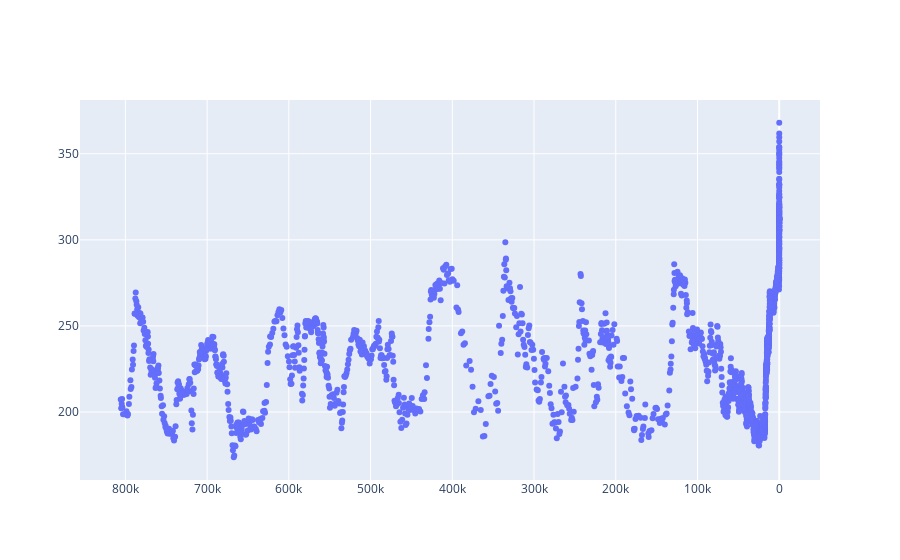

The cell this chart's notebook holds for it:
### Code cell
import plotly.graph_objects as go
fig = go.Figure(data=go.Scatter(x=antarctica2015co2['Gasage (yr BP)'], y=antarctica2015co2['CO2 (ppmv)'], mode='markers'))
fig['layout']['xaxis']['autorange'] = "reversed"
fig.show()

### Figure 1 — Plotly figure (JSON) as saved in the notebook; plotly's stock layout.template omitted (floating-point values rounded to 4 significant figures; data arrays with more than 128 entries replaced by an {"elided": "..."} marker saying what was removed)
{"data": [{"mode": "markers", "type": "scatter", "x": {"elided": "1901 float values"}, "y": {"elided": "1901 float values"}}], "layout": {"autosize": true, "xaxis": {"autorange": true, "range": [856600.0, -50980.0], "type": "linear"}, "yaxis": {"autorange": true, "range": [157.7, 384.1], "type": "linear"}}}
